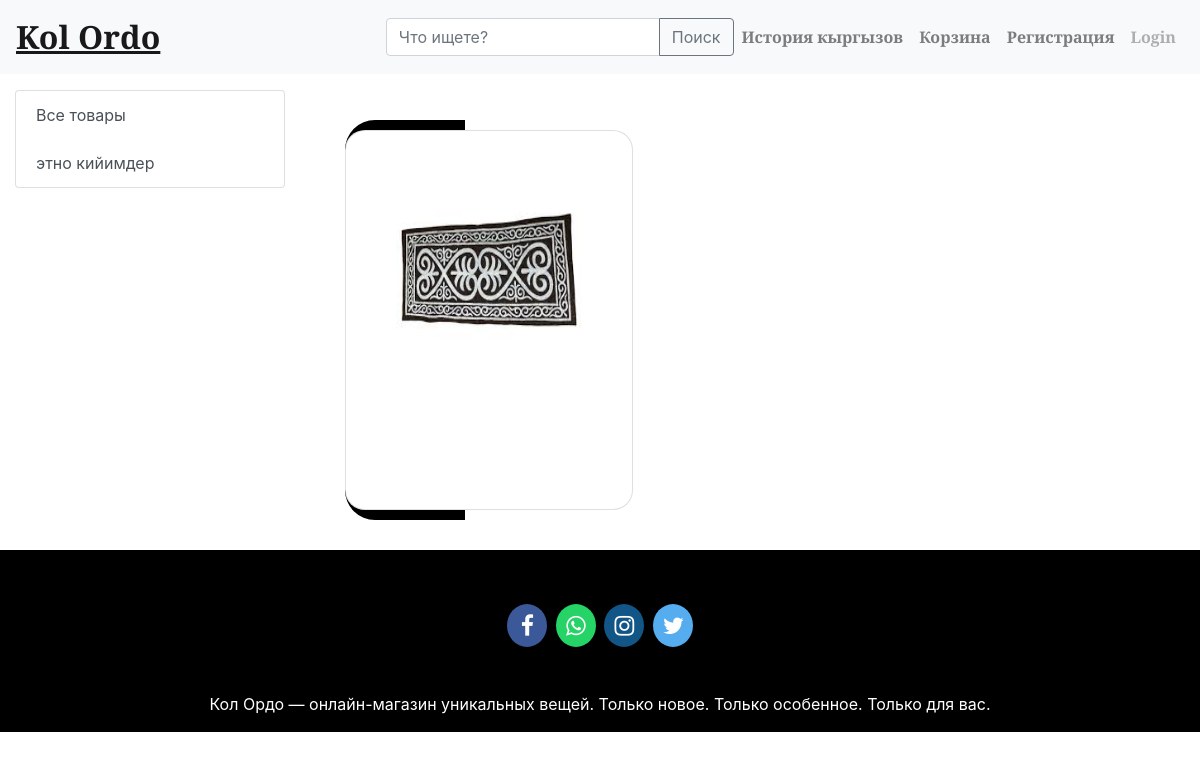
The page /store on the database as committed earlier.
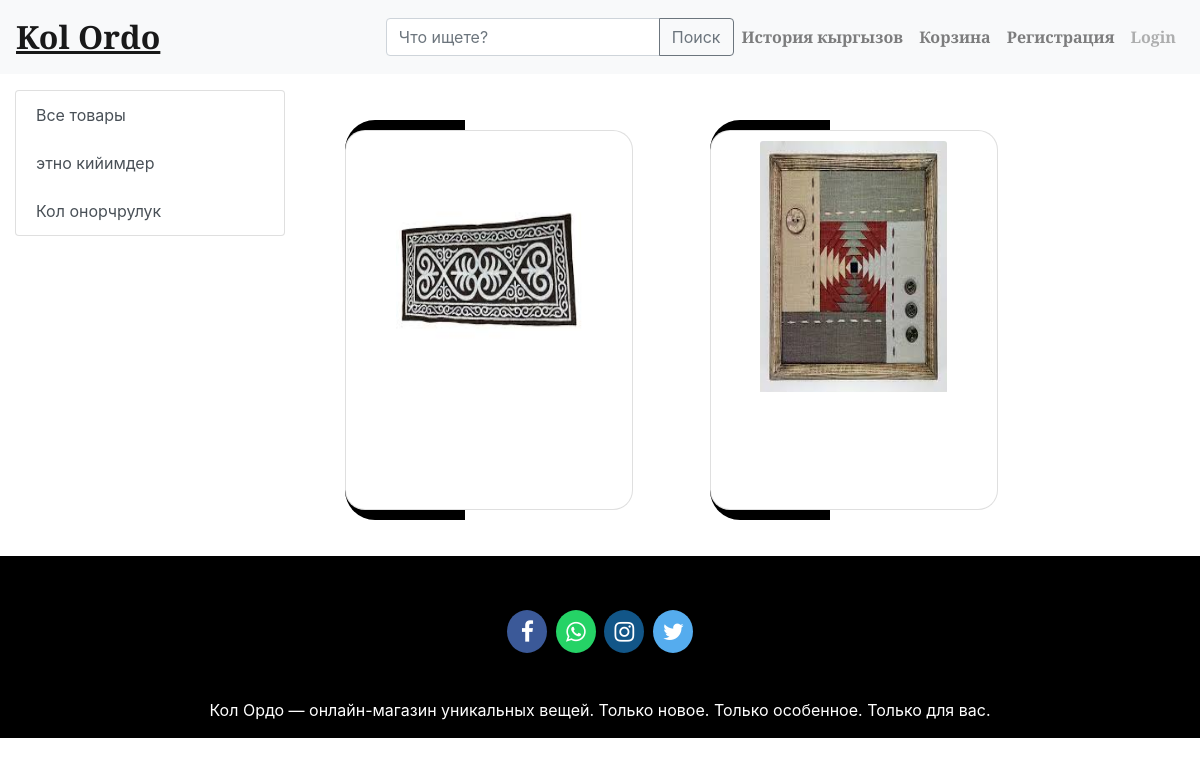
The same page on the database as committed later.
### store/models/category.py (models this page shows, shortened)
class Category(models.Model):
    name = models.CharField(max_length=20)
    @staticmethod
    def get_all_categories():
        return Category.objects.all()

### store/models/product.py (models this page shows, shortened)
class Product(models.Model):
    name = models.CharField(max_length=50)
    price = models.IntegerField(default=0)
    category = models.ForeignKey(Category, on_delete=models.CASCADE, default=1)
    description = models.CharField(max_length=200, default='' , null=True , blank=True)
    image = models.ImageField(upload_to='uploads/products/')
    @staticmethod
    def get_all_products():
        return Product.objects.all()

### store/views/home.py (the view)
# urls.py: path('' , include('store.urls'))
def store(request):
    cart = request.session.get('cart')
    if not cart:
        request.session['cart'] = {}
    products = None
    categories = Category.get_all_categories()
    categoryID = request.GET.get('category')
    if categoryID:
        products = Product.get_all_products_by_categoryid(categoryID)
    else:
        products = Product.get_all_products();
    histories = History.objects.all()
    data = {}
    data['products'] = products
    data['categories'] = categories
    data['histories'] = histories
    print('you are : ', request.session.get('email'))
    return render(request, 'index.html', data)

### store/templatetags/cart.py (called while the page is built)
@register.filter(name='is_in_cart')
def is_in_cart(product  , cart):
    keys = cart.keys()
    for id in keys:
        if int(id) == product.id:
            return True
    return False;

### store/templatetags/custom_filter.py (called while the page is built)
@register.filter(name='currency')
def currency(number):
    return str(number) + "сом"

### store/templates/index.html (shortened to what this page needs)
{% extends 'base.html' %}
{% block content %}
{% load cart %}
{% load custom_filter %}
<div class="container-fluid mt-3">
	<div class="row">
		<div class="col-lg-3 mx-auto">
			<div class="list-group">
				<a href="/" class="list-group-item list-group-item-action">Все товары</a>
				{% for category in categories %}
				<a href="/?category={{category.id}}"
					class="list-group-item list-group-item-action">{{category.name}}</a>
				{% endfor %}
			</div>
		</div>
		<div id='products' class="col-lg-9 mx-auto">
			{% for product in products %}
			<div class="cardBox">
				<div class="card" id={{product.id}} style="width: 18rem;">
					<img class="card-img-top" style="width: 70%;height: 70%;"src="{{product.image.url}}" alt="Card image cap">
				</div>
			</div>
			{% endfor %}
		</div>
	</div>
</div>
{% endblock %}

### store/templates/base.html (shortened to what this page needs)
<html lang="en">
<head>
<link href="https://cdn.jsdelivr.net/npm/bootstrap@5.2.2/dist/css/bootstrap.min.css" rel="stylesheet">
   <link rel="stylesheet" href="https://maxcdn.bootstrapcdn.com/bootstrap/4.0.0/css/bootstrap.min.css">
   <link rel="stylesheet" href="https://maxcdn.bootstrapcdn.com/font-awesome/4.7.0/css/font-awesome.min.css">
      </head>
<body>
<nav class="navbar navbar-expand-lg navbar-light bg-light">
   <a class="navbar-brand" href="/"> Kol Ordo </a>
   <div class="collapse navbar-collapse" id="navbarSupportedContent">
       <ul class="navbar-nav ml-auto my-2 my-lg-0">
        <form class="form-inline my-2 my-lg-0" action="/search">
          <div class="input-group">
            <input type="text" name="q" class="form-control" placeholder="Что ищете?" />
            <div class="input-group-append">
              <button class="btn btn-outline-secondary" type="submit">Поиск</button>
            </div>
          </div>
            <a class="nav-link" href="/history"> История кыргызов</a>
        </form>
           {% if request.session.customer %}
           <li class="nav-item">
               <a class="nav-link" href="/orders">Заказы</a>
           </li>
           <li class="nav-item">
               <a class="nav-link" href="/cart"> Корзина
                   <span class="badge badge-dark">{{request.session.cart.keys|length}}</span>
                   <span class="sr-only">(current)</span>
               </a>
           </li>
           <li class="nav-item ">
               <a class="nav-link" href="/logout">Выйти<span class="sr-only">(current)</span></a>
           </li>
           {% else %}
           <li class="nav-item">
               <a class="nav-link" href="/cart"> Корзина</a>
           </li>
           <li class="nav-item">
               <a class="nav-link" href="/signup">Регистрация</a>
           </li>
           <li class="nav-item">
               <a class="nav-link disabled" href="/login">Login</a>
           </li>
           {%endif%}
       </ul>
   </div>
</nav>
{%block content%}
{%endblock%}
<footer>
	<br>
	<p>
	  <a href="#" class="fa fa-facebook"></a>
	  <a href="#" class="fa fa-whatsapp"></a>
	  <a href="#" class="fa fa-instagram"></a>
	  <a href="#" class="fa fa-twitter"></a>
	</p>
	<br>
	<div class="container">
	  <div class="row">
		<div class="col-md-12 col-sm-12">
		  <div style="color:#ffffff;" class="wow fadeInUp footer-copyright">
			<p> Кол Ордо — онлайн-магазин уникальных вещей.
                Только новое. Только особенное. Только для вас. </p>
		  </div>
		</div>
	  </div>
	</div>
  </footer>
</body>
</html>

### store/templates/base.html (style rules this page uses)
.navbar-brand { font-family: Playfair Display; font-weight: bold; font-size: 32px; text-decoration: underline; }
.nav-link { font-family: Playfair Display; font-weight: bold; font-size: 16px; color:black }
footer { padding: 0px 0px 0px 0px; background-color: black; margin: 0px; }
.fa { padding: 10px; font-size: 23px; width: 40px; text-align: center; text-decoration: none; margin: 5px 2px; border-radius: 50%; }
.fa-facebook { background: #3B5998; color: white; margin-top: 30px; }
.fa-whatsapp { background: #25d366; color: white; }
.fa-twitter { background: #55ACEE; color: white; }
.fa-instagram { background: #125688; color: white; }
p { text-align: center; }

### store/templates/index.html (style rules this page uses)
.cardBox { width: 300px; height: 400px; position: relative; display: inline-flex; place-items: center; overflow: hidden; margin: 30px; border-radius: 30px; }
.card { position: absolute; width: 95%; height: 95%; background:white; border-radius: 20px; z-index: 5; display: inline-block; align-items: center; flex-direction: initial; text-align: center; color: black; overflow: hidden; padding: 10px; cursor: pointer; }
.cardBox::before { content: ""; position: absolute; width: 40%; height: 160%; background: black; background: -webkit-linear-gradient(to right, black); background: linear-gradient(to right,black); animation: glowing01 5s linear infinite; transform-origin: center; animation: glowing 5s linear infinite; }

Rows that differ between the two databases and show on the page:
added Category: name "Кол онорчрулук"
added Product: image (picture)
